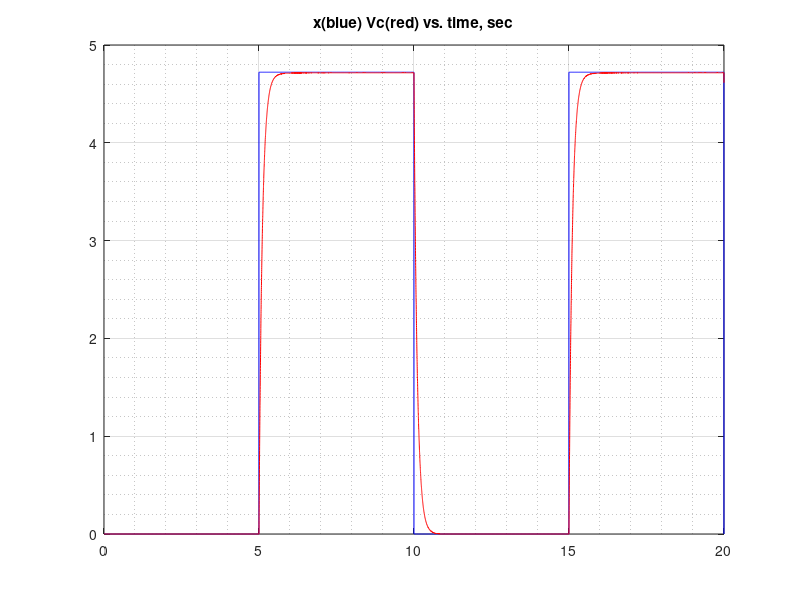

The MATLAB script that drew this image:
clc; clear; close all;
fileID = fopen('file_1aRCstep.txt','r');
formatSpec = '%d %d %d';
sizeA = [3 Inf];
A = fscanf(fileID,formatSpec,sizeA);
fclose(fileID);
n=size(A);
t=A(1,1:n(2));
t=t/1000;
x=A(2,1:n(2));
Vc=A(3,1:n(2));
Vc=Vc*5/1023;
x=x*max(Vc);
figure(111)
plot(t,x,'b-',t,Vc,'r-')
title('x(blue) Vc(red) vs. time, sec')
grid on;
grid minor;